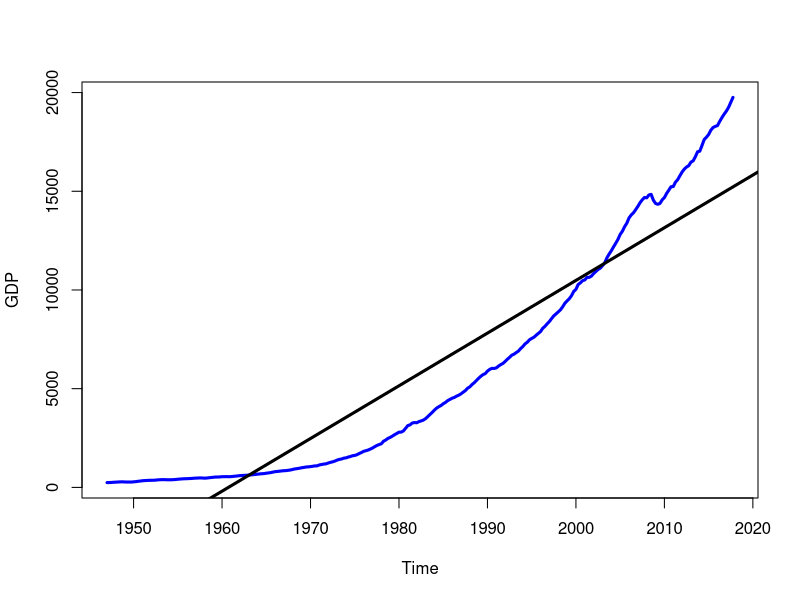
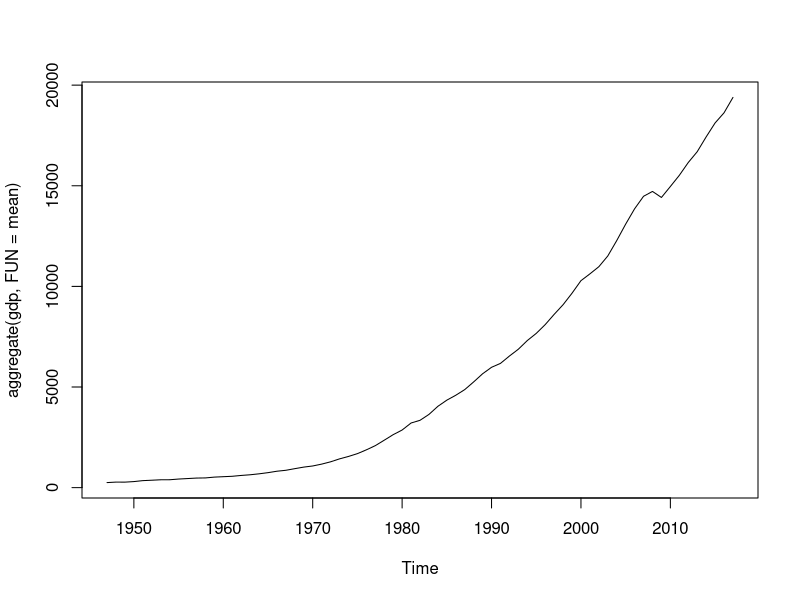
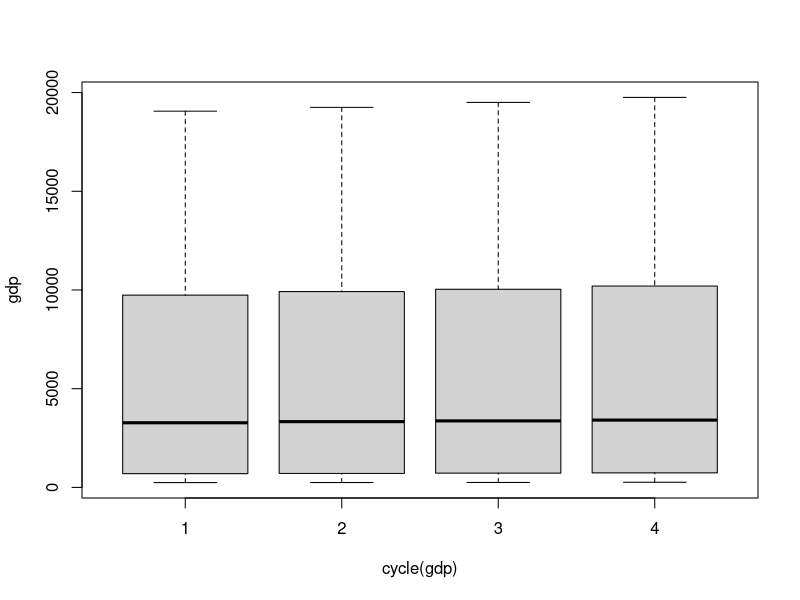
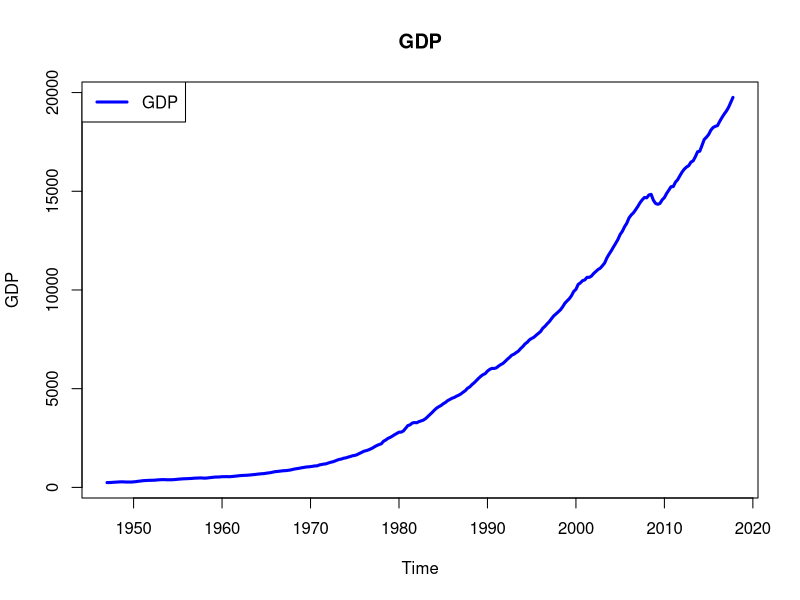
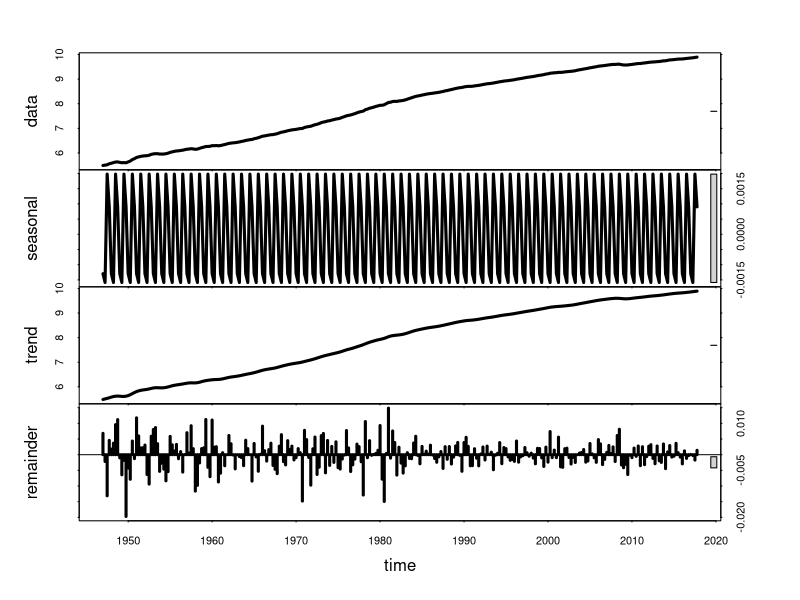
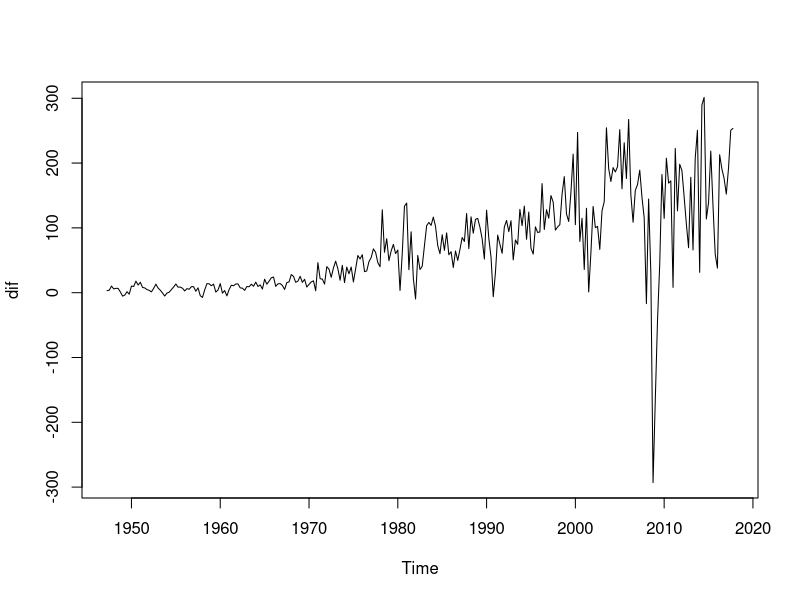
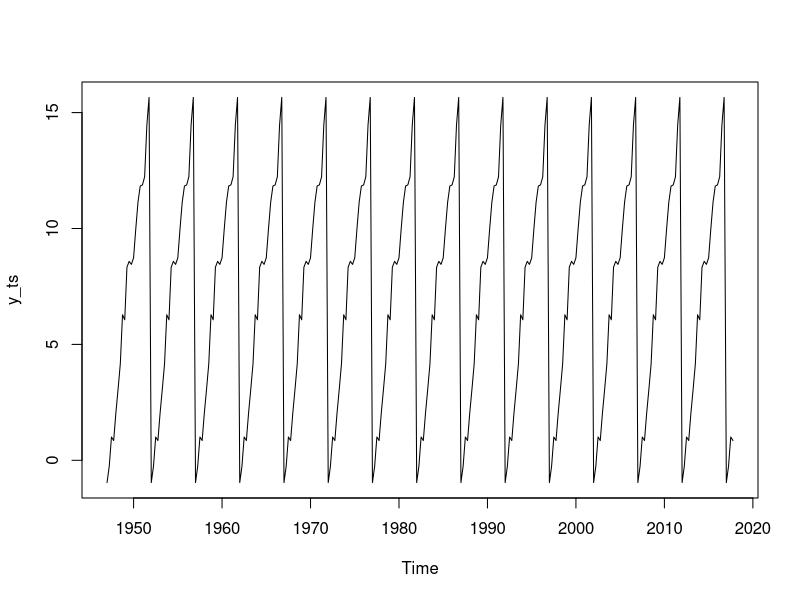
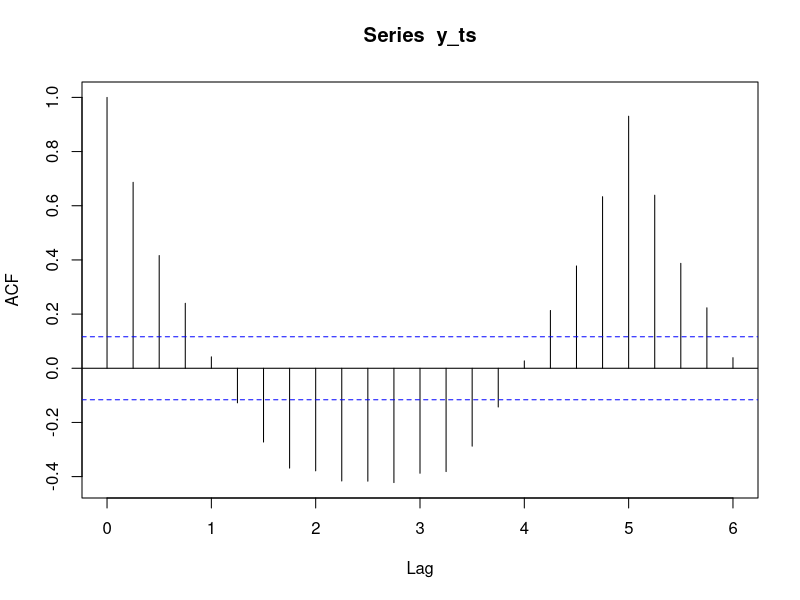

The R source for these figures, in order:
setwd("D:/Documents (Louis Booth)/R/data")
gdp <- read.csv("GDP.csv", stringsAsFactors = FALSE)
head(gdp)
str(gdp)
gdp$DATE <- as.Date(gdp$DATE)
str(gdp)
gdp$Time <- format(gdp$DATE, format="%y/%m")
gdp <- gdp[,c(3,2)]

gdp1 <- mean(gdp[gdp$Time > 47/01,2])

gdp <- ts(gdp$GDP, start=c(1947, 01), end=c(2017, 04), frequency=4)
str(gdp)
start(gdp)
end(gdp)
frequency(gdp)
summary(gdp)

pdf(file="time series 2.pdf")

plot(gdp, col="blue", lwd=3, ylab="GDP")
abline(reg=lm(gdp~time(gdp)), lwd=3)

plot(aggregate(gdp, FUN=mean))

boxplot(gdp~cycle(gdp))

plot(gdp, col="blue", lwd=3, ylab="GDP")

legend("topleft", legend="GDP", col="blue", lty=1, lwd=3)

title(main="GDP")

seasDecom <- stl(log(gdp), s.window="periodic")
plot(seasDecom, lwd=3)

summary(seasDecom)
seasDecom





laggedex <- lag(gdp, 1)
dif <- diff(gdp,1)
plot(dif)

##install.packages("tseries")
library(tseries)
adf.test(gdp, alternative="stationary")
adf.test(diff(log(gdp)), alternative="stationary")

y <- rep(NA,5*4)
set.seed(pi)
y[1] <- rnorm(1)

for (i in seq(2,5*4,1)) {
  y[i] <- 1 + 1*y[i-1] + rnorm(1)
}

y_ts <- ts(y, start=c(1947,1), end=c(2017,4), frequency=4)
plot(y_ts)
acf(y_ts)

acf(gdp)
acf(diff(log(gdp)))
pacf(diff(log(gdp)))

fit <- arima(log(gdp), c(0,1,1), seasonal=list(order=c(0,1,1), period=4))  
pred <- predict(fit,n.ahead=5*4)
ts.plot(gdp, exp(pred$pred), log='y', lty=c(1,3), col=c("black", "blue"), lwd=3)

dev.off()